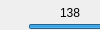
      <widget class="QWidget" name="violet_page">
       <property name="geometry">
        <rect>
         <x>0</x>
         <y>0</y>
         <width>100</width>
         <height>30</height>
        </rect>
       </property>
       <attribute name="label">
        <string>Violet</string>
       </attribute>
       <widget class="QSlider" name="violet_min_val_slider">
        <property name="geometry">
         <rect>
          <x>29</x>
          <y>152</y>
          <width>220</width>
          <height>29</height>
         </rect>
        </property>
        <property name="maximum">
         <number>255</number>
        </property>
        <property name="value">
         <number>255</number>
        </property>
        <property name="orientation">
         <enum>Qt::Horizontal</enum>
        </property>
       </widget>
       <widget class="QSlider" name="violet_max_val_slider">
        <property name="geometry">
         <rect>
          <x>29</x>
          <y>173</y>
          <width>220</width>
          <height>29</height>
         </rect>
        </property>
        <property name="maximum">
         <number>255</number>
        </property>
        <property name="value">
         <number>255</number>
        </property>
        <property name="orientation">
         <enum>Qt::Horizontal</enum>
        </property>
       </widget>
       <widget class="QLabel" name="violet_val_label">
        <property name="geometry">
         <rect>
          <x>113</x>
          <y>142</y>
          <width>41</width>
          <height>17</height>
         </rect>
        </property>
        <property name="text">
         <string>&lt; Val &lt;</string>
        </property>
       </widget>
       <widget class="QLabel" name="violet_min_hue_label">
        <property name="geometry">
         <rect>
          <x>60</x>
          <y>4</y>
          <width>41</width>
          <height>17</height>
         </rect>
        </property>
        <property name="text">
         <string>138</string>
        </property>
       </widget>
       <widget class="QSlider" name="violet_max_hue_slider">
        <property name="geometry">
         <rect>
          <x>28</x>
          <y>33</y>
          <width>220</width>
          <height>29</height>
         </rect>
        </property>
        <property name="maximum">
         <number>180</number>
        </property>
        <property name="value">
         <number>141</number>
        </property>
        <property name="orientation">
         <enum>Qt::Horizontal</enum>
        </property>
       </widget>
       <widget class="QLabel" name="violet_hue_label">
        <property name="geometry">
         <rect>
          <x>112</x>
          <y>2</y>
          <width>41</width>
          <height>17</height>
         </rect>
        </property>
        <property name="text">
         <string>&lt; Hue &lt;</string>
        </property>
       </widget>
       <widget class="QLabel" name="violet_max_sat_label">
        <property name="geometry">
         <rect>
          <x>172</x>
          <y>65</y>
          <width>41</width>
          <height>17</height>
         </rect>
        </property>
        <property name="text">
         <string>233</string>
        </property>
       </widget>
       <widget class="QSlider" name="violet_max_sat_slider">
        <property name="geometry">
         <rect>
          <x>28</x>
          <y>95</y>
          <width>220</width>
          <height>29</height>
         </rect>
        </property>
        <property name="maximum">
         <number>255</number>
        </property>
        <property name="value">
         <number>233</number>
        </property>
        <property name="orientation">
         <enum>Qt::Horizontal</enum>
        </property>
       </widget>
       <widget class="QLabel" name="violet_min_sat_label">
        <property name="geometry">
         <rect>
          <x>60</x>
          <y>66</y>
          <width>41</width>
          <height>17</height>
         </rect>
        </property>
        <property name="text">
         <string>225</string>
        </property>
       </widget>
       <widget class="QLabel" name="violet_sat_label">
        <property name="geometry">
         <rect>
          <x>112</x>
          <y>64</y>
          <width>41</width>
          <height>17</height>
         </rect>
        </property>
        <property name="text">
         <string>&lt; Sat &lt;</string>
        </property>
       </widget>
       <widget class="QLabel" name="violet_max_hue_label">
        <property name="geometry">
         <rect>
          <x>172</x>
          <y>3</y>
          <width>41</width>
          <height>17</height>
         </rect>
        </property>
        <property name="text">
         <string>141</string>
        </property>
       </widget>
       <widget class="QLabel" name="violet_max_val_label">
        <property name="geometry">
         <rect>
          <x>172</x>
          <y>143</y>
          <width>41</width>
          <height>17</height>
         </rect>
        </property>
        <property name="text">
         <string>255</string>
        </property>
       </widget>
       <widget class="QSlider" name="violet_min_sat_slider">
        <property name="geometry">
         <rect>
          <x>28</x>
          <y>74</y>
          <width>220</width>
          <height>29</height>
         </rect>
        </property>
        <property name="maximum">
         <number>255</number>
        </property>
        <property name="value">
         <number>225</number>
        </property>
        <property name="orientation">
         <enum>Qt::Horizontal</enum>
        </property>
       </widget>
       <widget class="QLabel" name="violet_min_val_label">
        <property name="geometry">
         <rect>
          <x>61</x>
          <y>144</y>
          <width>41</width>
          <height>17</height>
         </rect>
        </property>
        <property name="text">
         <string>255</string>
        </property>
       </widget>
       <widget class="QSlider" name="violet_min_hue_slider">
        <property name="geometry">
         <rect>
          <x>28</x>
          <y>12</y>
          <width>220</width>
          <height>29</height>
         </rect>
        </property>
        <property name="maximum">
         <number>180</number>
        </property>
        <property name="value">
         <number>138</number>
        </property>
        <property name="orientation">
         <enum>Qt::Horizontal</enum>
        </property>
       </widget>
      </widget>
